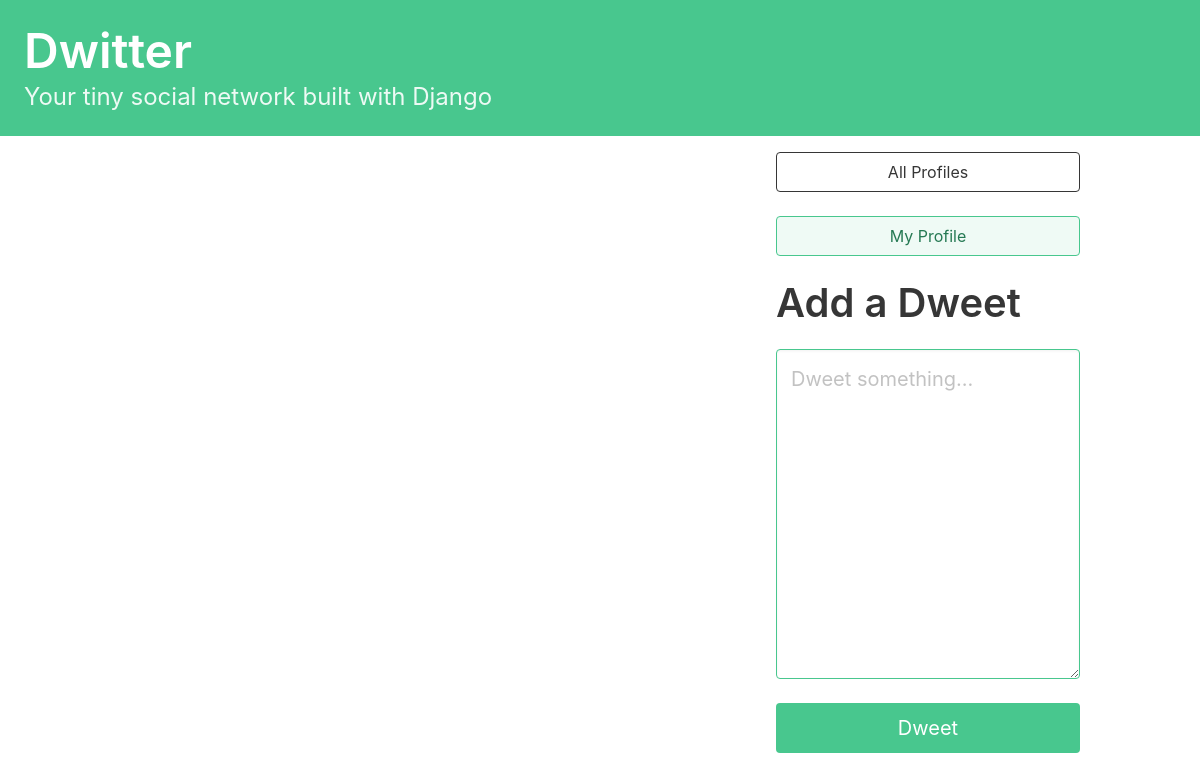
Before: / (signed in) with the older database file.
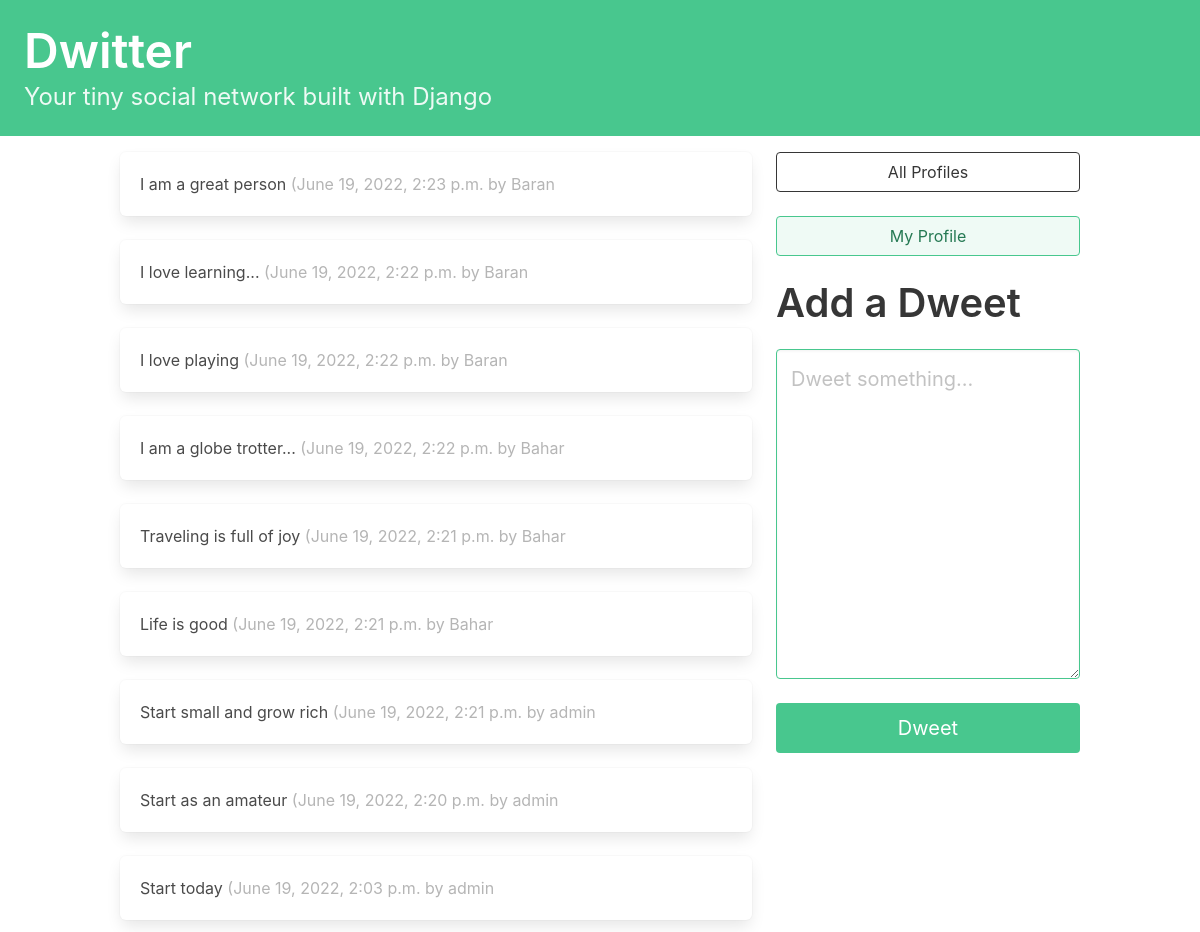
After: the same page with the newer database file.
### dwitter/models.py (models this page shows, shortened)
class Dweet(models.Model):
    user = models.ForeignKey(User, on_delete=models.CASCADE, related_name='dweets')
    body = models.CharField(max_length=140)
    created_at = models.DateTimeField(auto_now_add=True)

### dwitter/views.py (the view)
# urls.py: path("", dashboard, name='dashboard'),
def dashboard(request):
    form = DweetForm(request.POST or None)
    if request.method == "POST":
        if form.is_valid():
            dweet = form.save(commit=False)
            dweet.user = request.user
            dweet.save()
            return redirect("dwitter:dashboard")
    followed_dweets = Dweet.objects.filter(
        user__profile__in=request.user.profile.follows.all()
    ).order_by('-created_at')
    return render(request, "dwitter/dashboard.html", {"form": form, 'dweets': followed_dweets})

### dwitter/forms.py
class DweetForm(forms.ModelForm):
    body = forms.CharField(
        required=True,
        widget=forms.widgets.Textarea(
            attrs={
                "placeholder": "Dweet something...",
                "class": "textarea is-success is-medium",
            }
        ),
        label="",
        )
    class Meta:
        model = Dweet
        exclude =("user",)

### templates/dwitter/dashboard.html (shortened to what this page needs)
{% extends 'base.html' %}
{% block content %}
<div class="column">
        {% for dweet in dweets %}
            <div class="box">
                {{ dweet.body }}
                <span class="is-small has-text-grey-light">
                    ({{ dweet.created_at }} by {{ dweet.user.username }}
                </span>
            </div>
        {% endfor %}
</div>
<div class="column is-one-third">
    <div class="block">
        <a href="{% url 'dwitter:profile_list' %} ">
            <button class="button is-dark is-outlined is-fullwidth">
                All Profiles
            </button>
        </a>
    </div>
    <div class="block">
        <a href="{% url 'dwitter:profile' request.user.profile.id %} ">
            <button class="button is-success is-light is-outlined is-fullwidth">
                My Profile
            </button>
        </a>
    </div>
    <div class="block">
        <h2 class="title is-2">Add a Dweet</p>
    </div>
    <div class="block">
    <form method="post">
        {{ form.as_p }}
        <button class="button is-success is-fullwidth is-medium mt-5"
                type="submit">Dweet
        </button>
    </form>
</div>
</div>
{% endblock content %}

### templates/base.html (shortened to what this page needs)
<!DOCTYPE html>
<html lang="en">
<head>
    <link rel="stylesheet"
    href="https://cdn.jsdelivr.net/npm/bulma@0.9.3/css/bulma.min.css">
</head>
<body>
    <a href="{% url 'dwitter:dashboard' %}">
    <section class="hero is-small is-success mb-4">
        <div class="hero-body">
            <h1 class="title is-1">Dwitter</h1>
            <p class="subtitle is-4">
                Your tiny social network built with Django
            </p>
        </div>
    </section>
</a>
    <div class="container">
        <div class="columns">
            {% block content %}
            {% endblock content %}
        </div>
    </div>
</body>
</html>

Changed rows visible on the page:
added Dweet: body "I am a great person", created_at "June 19, 2022, 2:23 p.m.", user.username "Baran"
added Dweet: body "I love learning...", created_at "June 19, 2022, 2:22 p.m.", user.username "Baran"
added Dweet: body "I love playing", created_at "June 19, 2022, 2:22 p.m.", user.username "Baran"
added Dweet: body "I am a globe trotter...", created_at "June 19, 2022, 2:22 p.m.", user.username "Bahar"
added Dweet: body "Traveling is full of joy", created_at "June 19, 2022, 2:21 p.m.", user.username "Bahar"
added Dweet: body "Life is good", created_at "June 19, 2022, 2:21 p.m.", user.username "Bahar"
added Dweet: body "Start small and grow rich", created_at "June 19, 2022, 2:21 p.m.", user.username "admin"
added Dweet: body "Start as an amateur", created_at "June 19, 2022, 2:20 p.m.", user.username "admin"
added Dweet: body "Start today", created_at "June 19, 2022, 2:03 p.m.", user.username "admin"
